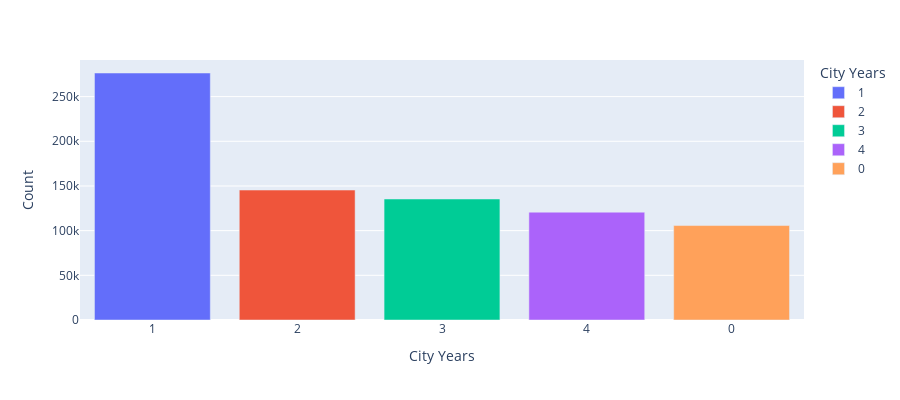

This figure's notebook cell:
### Code cell
fig = px.bar(city_df, x='City Years', y='Count',
              color='City Years',
             labels={'City Years'}, height=400)
fig.show()

### Figure 1 — Plotly figure (JSON) as saved in the notebook; plotly's stock layout.template omitted (floating-point values rounded to 4 significant figures)
{"data": [{"alignmentgroup": "True", "hovertemplate": "City Years=%{x}<br>Count=%{y}<extra></extra>", "legendgroup": "1", "marker": {"color": "#636efa", "pattern": {"shape": ""}}, "name": "1", "offsetgroup": "1", "orientation": "v", "showlegend": true, "textposition": "auto", "type": "bar", "x": ["1"], "xaxis": "x", "y": [276425], "yaxis": "y"}, {"alignmentgroup": "True", "hovertemplate": "City Years=%{x}<br>Count=%{y}<extra></extra>", "legendgroup": "2", "marker": {"color": "#EF553B", "pattern": {"shape": ""}}, "name": "2", "offsetgroup": "2", "orientation": "v", "showlegend": true, "textposition": "auto", "type": "bar", "x": ["2"], "xaxis": "x", "y": [145427], "yaxis": "y"}, {"alignmentgroup": "True", "hovertemplate": "City Years=%{x}<br>Count=%{y}<extra></extra>", "legendgroup": "3", "marker": {"color": "#00cc96", "pattern": {"shape": ""}}, "name": "3", "offsetgroup": "3", "orientation": "v", "showlegend": true, "textposition": "auto", "type": "bar", "x": ["3"], "xaxis": "x", "y": [135428], "yaxis": "y"}, {"alignmentgroup": "True", "hovertemplate": "City Years=%{x}<br>Count=%{y}<extra></extra>", "legendgroup": "4", "marker": {"color": "#ab63fa", "pattern": {"shape": ""}}, "name": "4", "offsetgroup": "4", "orientation": "v", "showlegend": true, "textposition": "auto", "type": "bar", "x": ["4"], "xaxis": "x", "y": [120671], "yaxis": "y"}, {"alignmentgroup": "True", "hovertemplate": "City Years=%{x}<br>Count=%{y}<extra></extra>", "legendgroup": "0", "marker": {"color": "#FFA15A", "pattern": {"shape": ""}}, "name": "0", "offsetgroup": "0", "orientation": "v", "showlegend": true, "textposition": "auto", "type": "bar", "x": ["0"], "xaxis": "x", "y": [105716], "yaxis": "y"}], "layout": {"barmode": "relative", "height": 400, "legend": {"title": {"text": "City Years"}, "tracegroupgap": 0}, "margin": {"t": 60}, "xaxis": {"anchor": "y", "categoryarray": ["1", "2", "3", "4", "0"], "categoryorder": "array", "domain": [0, 1], "title": {"text": "City Years"}}, "yaxis": {"anchor": "x", "domain": [0, 1], "title": {"text": "Count"}}}}
